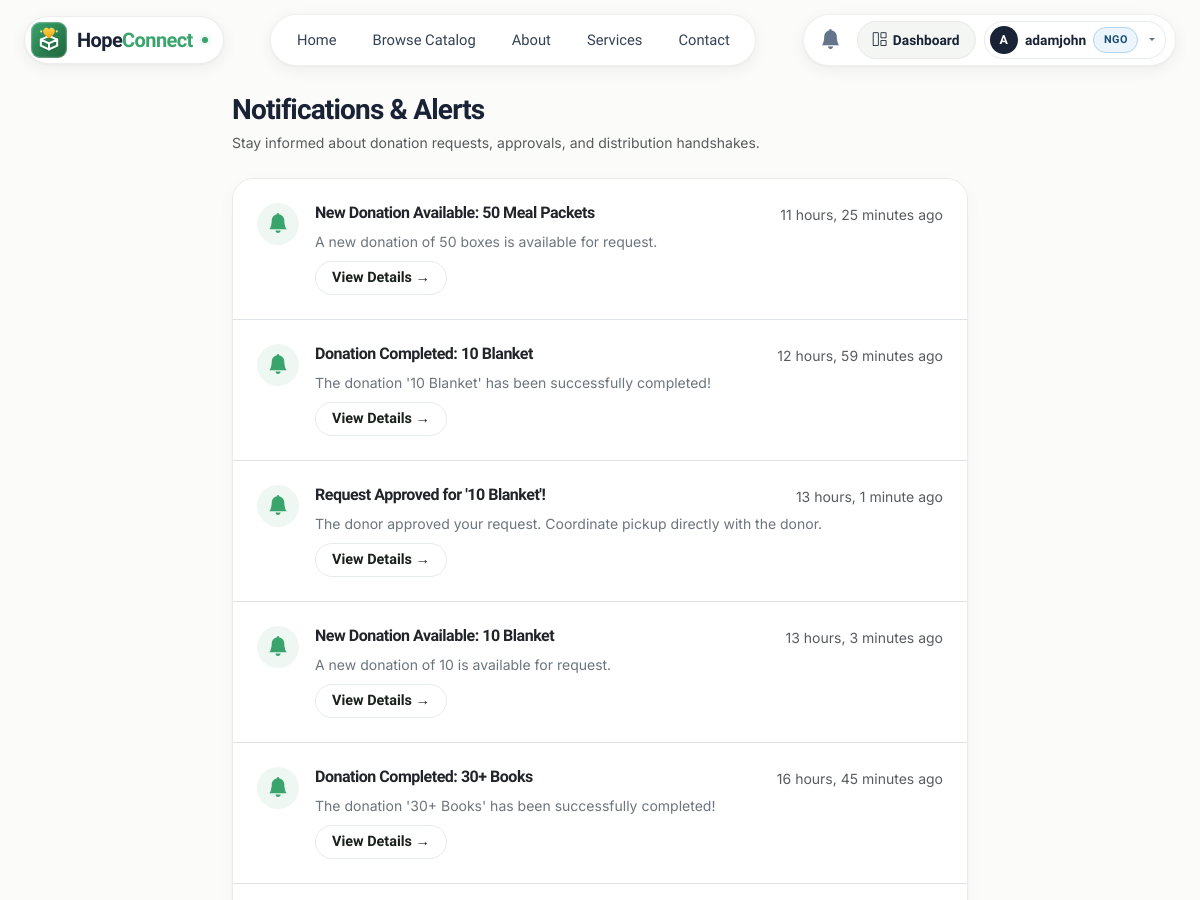
The app's page /notifications/ (signed in, upper part), older data.
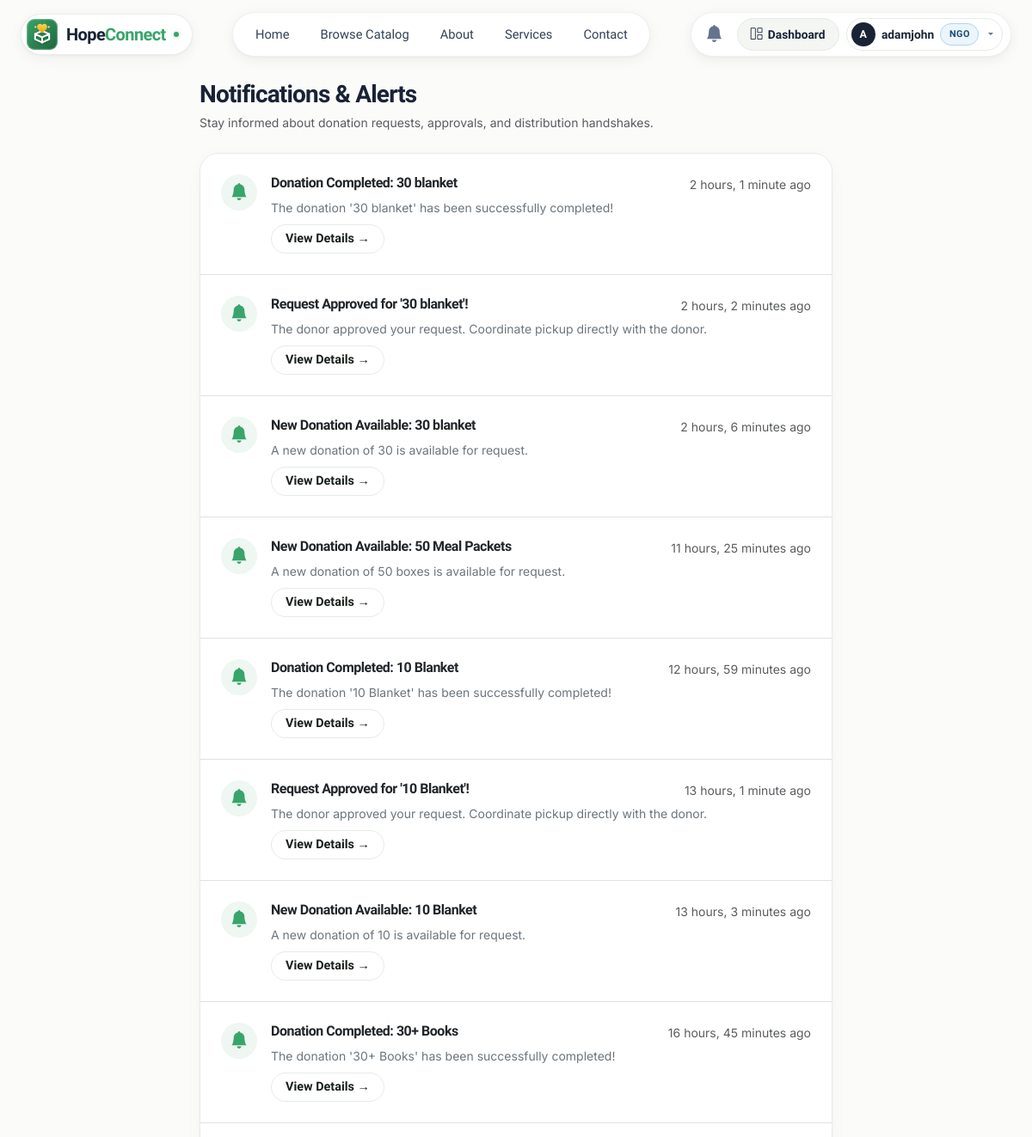
The same page, newer data.
### core/models.py (models this page shows, shortened)
class Notification(models.Model):
    TYPE_CHOICES = [
        ('SYSTEM', 'System Alert'),
        ('REQUEST_RECEIVED', 'Request Received'),
        ('REQUEST_APPROVED', 'Request Approved'),
        ('REQUEST_REJECTED', 'Request Rejected'),
        ('PICKUP_SCHEDULED', 'Pickup Scheduled'),
        ('PICKED_UP', 'Donation Picked Up'),
        ('DELIVERED', 'Donation Delivered'),
        ('COMPLETED', 'Donation Completed'),
        ('ACCOUNT_VERIFIED', 'Account Verified'),
    ]
    recipient = models.ForeignKey(
        User,
        on_delete=models.CASCADE,
        related_name='notifications'
    )
    title = models.CharField(
        max_length=150
    )
    message = models.TextField()
    notification_type = models.CharField(
        max_length=50,
        choices=TYPE_CHOICES,
        default='SYSTEM'
    )
    link = models.CharField(
        max_length=255,
        blank=True,
        help_text="Relative URL to navigate upon clicking the notification"
    )
    is_read = models.BooleanField(
        default=False
    )
    created_at = models.DateTimeField(
        auto_now_add=True
    )
    class Meta:
        verbose_name = "Notification"
        verbose_name_plural = "Notifications"
        ordering = ['-created_at']

### core/views.py (the view)
# urls.py: path('notifications/', views.notifications_list, name='notifications_list'),
@login_required
def notifications_list(request):
    notifications = request.user.notifications.all().order_by('-created_at')
    unread = notifications.filter(is_read=False)
    unread.update(is_read=True)
    return render(request, 'core/notifications.html', {'notifications': notifications})

### core/context_processors.py (called while the page is built)
def hopeconnect_context(request):
    context = {
        'user_profile': None,
        'user_role': None,
        'unread_notifications_count': 0,
    }
    if request.user.is_authenticated:
        profile = getattr(request.user, 'profile', None)
        context['user_profile'] = profile
        if request.user.is_staff or request.user.is_superuser:
            context['user_role'] = 'Admin'
        elif profile:
            context['user_role'] = 'Donor' if profile.role.upper() == 'DONOR' else 'NGO'
        context['unread_notifications_count'] = request.user.notifications.filter(is_read=False).count()
    return context

### templates/core/notifications.html (shortened to what this page needs)
{% extends 'base.html' %}
{% block content %}
<div class="row justify-content-center my-4">
    <div class="col-lg-8 col-md-10">
        <div class="d-flex justify-content-between align-items-center mb-4">
            <div>
                <h3 class="fw-bold mb-1" style="color: var(--hc-navy);">Notifications & Alerts</h3>
                <p class="text-muted small mb-0">Stay informed about donation requests, approvals, and distribution handshakes.</p>
            </div>
        </div>
        <div class="app-card p-0 overflow-hidden">
            {% if notifications %}
            <div class="list-group list-group-flush">
                {% for notif in notifications %}
                <div class="list-group-item p-3 p-md-4 border-bottom {% if not notif.is_read %}bg-light{% endif %}">
                    <div class="d-flex align-items-start gap-3">
                        <div class="rounded-circle d-flex align-items-center justify-content-center flex-shrink-0" style="width: 42px; height: 42px; background-color: var(--hc-green-subtle); color: var(--hc-green);">
                            <i class="bi bi-bell-fill fs-5"></i>
                        </div>
                        <div class="flex-grow-1">
                            <div class="d-flex justify-content-between align-items-start mb-1">
                                <h6 class="fw-bold mb-0 text-dark">{{ notif.title }}</h6>
                                <span class="small text-muted">{{ notif.created_at|timesince }} ago</span>
                            </div>
                            <p class="text-secondary small mb-2">{{ notif.message }}</p>
                            {% if notif.link %}
                            <a href="{{ notif.link }}" class="btn-secondary-outline btn-sm py-1 px-3">
                                View Details &rarr;
                            </a>
                            {% endif %}
                        </div>
                    </div>
                </div>
                {% endfor %}
            </div>
            {% endif %}
        </div>
    </div>
</div>
{% endblock %}

Row changes from the older to the newer data that the page shows:
added Notification: title "Donation Completed: 30 blanket", created_at "2 hours, 1 minute", message "The donation '30 blanket' has been successfully completed!"
added Notification: title "Request Approved for '30 blanket'!", created_at "2 hours, 2 minutes", message "The donor approved your request. Coordinate pickup directly with the donor."
added Notification: title "New Donation Available: 30 blanket", created_at "2 hours, 6 minutes", message "A new donation of 30 is available for request."
